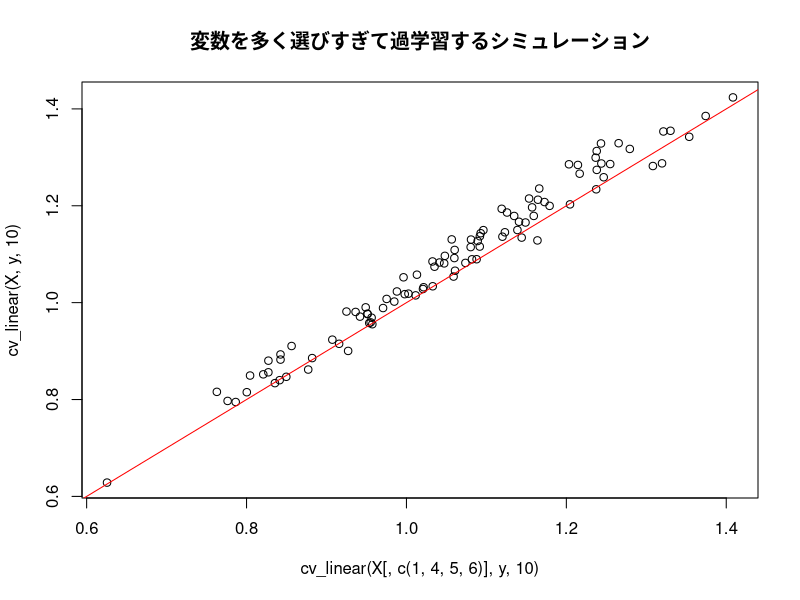

The R script that drew this image:
# Clear environment
rm(list = ls())

# Setting Japanese font (for MacOSX)
# par(family= "HiraKakuProN-W3")

# Chapter3 e.g.39
# k-fold クロスバリデーション（CV）の実装。
# サンプル全体をk個のグループに分ける。
# うち1グループをテストデータとして確保し、残りを訓練データとして用いて、
# 線形回帰の回帰係数推定値を計算する。
# ここで計算された回帰係数推定値を用いて、
# テストデータにおける応答変数推定値y_hatと実際の応答変数値yのRSSを計算する。
# その処理をテストデータとして用いるグループを変えることでk回行い、
# k回分のRSS値の和を総サンプル数nで標準化した値を最終結果として返す。
cv_linear <- function(X, y, k) {
  n <- length(y)
  m <- n / k # 各グループのサンプル数
  S <- 0 # RSS和
  for (j in 1:k) {
    test <- ((j - 1) * m + 1):(j * m) # テストデータグループの選択
    beta <- solve(t(X[-test, ]) %*% X[-test, ]) %*% t(X[-test, ]) %*% y[-test] # 回帰係数推定値の計算
    e <- y[test] - X[test, ] %*% beta # 残差y - y_hatを計算
    S <- S + drop(t(e) %*% e) # eのL2ノルム（RSS）を計算し、スカラー値に変換してからSに加える。
  }
  return(S / n) # Sを総サンプル数で標準化して、CVの結果とする。
}

# k-fold CVの実際。
# サンプル数100。
# 説明変数X[, c(2:6)]は5個の要素からなる。
# （X[, 1]には、線形回帰式の切片項を計算するための値である1が入る）
# 応答変数yの正解値は、X %*% beta + epsで生成させる。
# 誤差epsの各要素はN(0, 1)でランダムに与える。
# 係数betaの各要素はN(0, 1)でランダムに与えるが、
# beta[2]とbeta[3]は人為的に0とする。
# すなわち、応答変数yは説明変数中の1番目と2番目の要素には依存しないとする。
# この状況下で、
# i) 説明変数中の3～5番目の要素（すなわちX[, c(1, 4, 5, 6)]）を用いての線形回帰。
# と、
# ii) 説明変数中の全ての要素（すなわちX）を用いての線形回帰
# を行い、それぞれの10-fold CVの結果をプロットさせる。
# この試行は100回行い、100回分の比較結果をプロットさせることとする。
n <- 100
p <- 5
X <- matrix(rnorm(n * p), ncol = p); X <- cbind(1, X)
beta <- rnorm(p + 1)
beta[c(2, 3)] <- 0
U <- NULL
V <- NULL
for (j in 1:100) {
  eps <- rnorm(n)
  y <- X %*% beta + eps
  U <- c(U, cv_linear(X[, c(1, 4, 5, 6)], y, 10))
  V <- c(V, cv_linear(X, y, 10))
}
plot(U, V, 
     xlab = "cv_linear(X[, c(1, 4, 5, 6)], y, 10)",
     ylab = "cv_linear(X, y, 10)",
     main = "変数を多く選びすぎて過学習するシミュレーション")
abline(a = 0, b = 1, col = "red") # 切片0、傾き1の直線を赤色で引く。